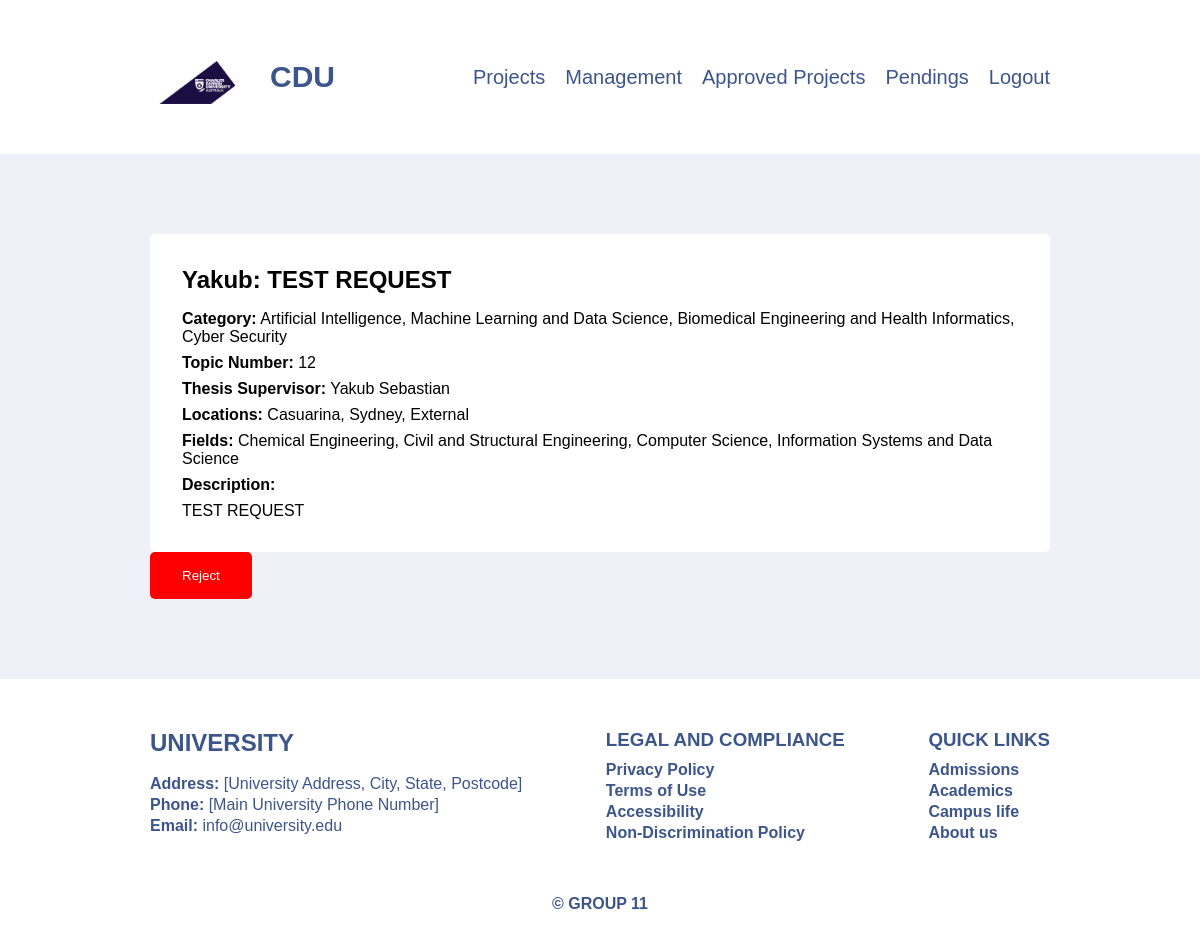
The page /management/project-pendings/reject/12 (signed in) on the database its author committed.
### management/models.py (models this page shows, shortened)
class RequestAdd(models.Model):
    supervisor = models.ForeignKey(User, null=True, on_delete=models.SET_NULL)
    title = models.CharField(max_length=100, null=True)
    category = models.ManyToManyField("Category", blank=True)
    topic_num = models.PositiveIntegerField("Topic number", null=True, unique=True)
    location = models.ManyToManyField("Location", blank=True)
    research_areas = models.ManyToManyField("ResearchArea", blank=True)
    description = models.TextField(blank=True)
    status = models.CharField(max_length=20, choices=[("pending", "Pending"), ("approved", "Approved"), {"rejected", "Rejected"}], default="pending")
    created_at = models.DateTimeField(auto_now_add=True)
    approved_at = models.DateTimeField(null=True, blank=True)

class Category(models.Model):
    name = models.CharField(max_length=100)

class Location(models.Model):
    name = models.CharField(max_length=30)

class ResearchArea(models.Model):
    name = models.CharField(max_length=60)

### accounts/models.py (models this page shows)
class User(AbstractUser):
    USER_TYPE_CHOICES = (
        ('unit_coordinator', 'Unit Coordinator'),
        ('supervisor', 'Supervisor'),
        ('student', 'Student'),
    )
    user_type = models.CharField(max_length=20, choices=USER_TYPE_CHOICES, default='student')
    groups = models.ManyToManyField(
        'auth.Group',
        verbose_name='groups',
        blank=True,
        help_text='The groups this user belongs to. A user will get all permissions granted to each of their groups.',
        related_name='custom_user_set',
        related_query_name='user',
    )
    user_permissions = models.ManyToManyField(
        'auth.Permission',
        verbose_name='user permissions',
        blank=True,
        help_text='Specific permissions for this user.',
        related_name='custom_user_set',
        related_query_name='user',
    )

### management/views.py (the view)
# urls.py: path("project-pendings/reject/<slug>", views.reject_project_request, name="reject-project-request"),
@login_required
@user_passes_test(lambda user: user.user_type in ['unit_coordinator'])
def reject_project_request(request, slug):
    project_request = get_object_or_404(RequestAdd, topic_num=slug)
    if request.method == "POST":
        project_request.status = "Rejected"
        project_request.save()
        project_request.delete() # again, currently deleting the object right away, this can be changed in the future
        return redirect("project-pendings")
    else:
        context = {
            "project_request": project_request
        }
        return render(request, "management/management_reject_project.html", context)

### management/templates/management/management_reject_project.html (shortened to what this page needs)
{% extends "management/management_base.html" %}
{% load static %}
{% block css_files %}
    <link rel="stylesheet" href="{% static "management/management_approve_project.css"%}">
{% endblock %}
{% block content %}
{% if project_request %}
    <div class="project">
        <h2 class="project__heading">{{ project_request.title }}</h2>
        <p class="project__paragraph"><strong>Category:</strong>
            {% if project_request.category.exists %}
                {% for category in project_request.category.all %}
                    {{ category.name }}{% if not forloop.last %}, {% endif %}
                {% endfor %}
            {% else %}
                None
            {% endif %}
        </p>
        <p class="project__paragraph"><strong>Topic Number:</strong> {{ project_request.topic_num }}</p>
        <p class="project__paragraph"><strong>Thesis Supervisor:</strong> {{ project_request.supervisor.first_name }} {{ project_request.supervisor.last_name }}</p>
        <p class="project__paragraph"><strong>Locations:</strong>
            {% if project_request.location.exists %}
                {% for location in project_request.location.all %}
                    {{ location.name }}{% if not forloop.last %}, {% endif %}
                {% endfor %}
            {% else %}
                None
            {% endif %}
        </p>
        <p class="project__paragraph"><strong>Fields:</strong>
            {% if project_request.research_areas.exists %}
                {% for research_area in project_request.research_areas.all %}
                    {{ research_area.name }}{% if not forloop.last %}, {% endif %}
                {% endfor %}
            {% else %}
                None
            {% endif %}
        </p>
        <p class="project__paragraph"><strong>Description: </strong> {{ project_request.description|linebreaks }}</p>
    </div>
    <form action="" method="POST">
        <button class="reject-button" type="submit">Reject</button>
    </form>
{% else %}
    <h2>There are currently no projects pending!</h2>
{% endif %}
{% endblock content %}

### management/static/management/management_base.css (style rules this page uses)
:root { --color-primary: #3C558B; --color-secondary: white; --color-dark-blue: #1c0e45; --color-grey: #eff0f8; --color-text-dark: #182620; }
*, *::before, *::after { margin: 0; padding: 0; box-sizing: inherit; font-family: inherit; }
html { font-family: Arial, sans-serif; }
body { box-sizing: border-box; position: relative; display: flex; flex-direction: column; justify-content: space-between; }

### management/static/management/management_approve_project.css (style rules this page uses)
.project { padding: 2rem; background-color: white; border-radius: 5px; }
.project__heading { margin-bottom: 1rem; }
.project__paragraph { margin-bottom: .5rem; }
.reject-button { background-color: red; color: white; padding: 1rem 2rem; border-radius: 5px; border: none; }

### rows shown on the page
RequestAdd: title "Yakub: TEST REQUEST", topic_num "12", supervisor.first_name "Yakub", supervisor.last_name "Sebastian", description "TEST REQUEST"
Category: name "Artificial Intelligence"
Category: name "Machine Learning and Data Science"
Category: name "Biomedical Engineering and Health Informatics"
Category: name "Cyber Security"
Location: name "Casuarina"
Location: name "Sydney"
Location: name "External"
ResearchArea: name "Chemical Engineering"
ResearchArea: name "Civil and Structural Engineering"
ResearchArea: name "Computer Science"
ResearchArea: name "Information Systems and Data Science"
